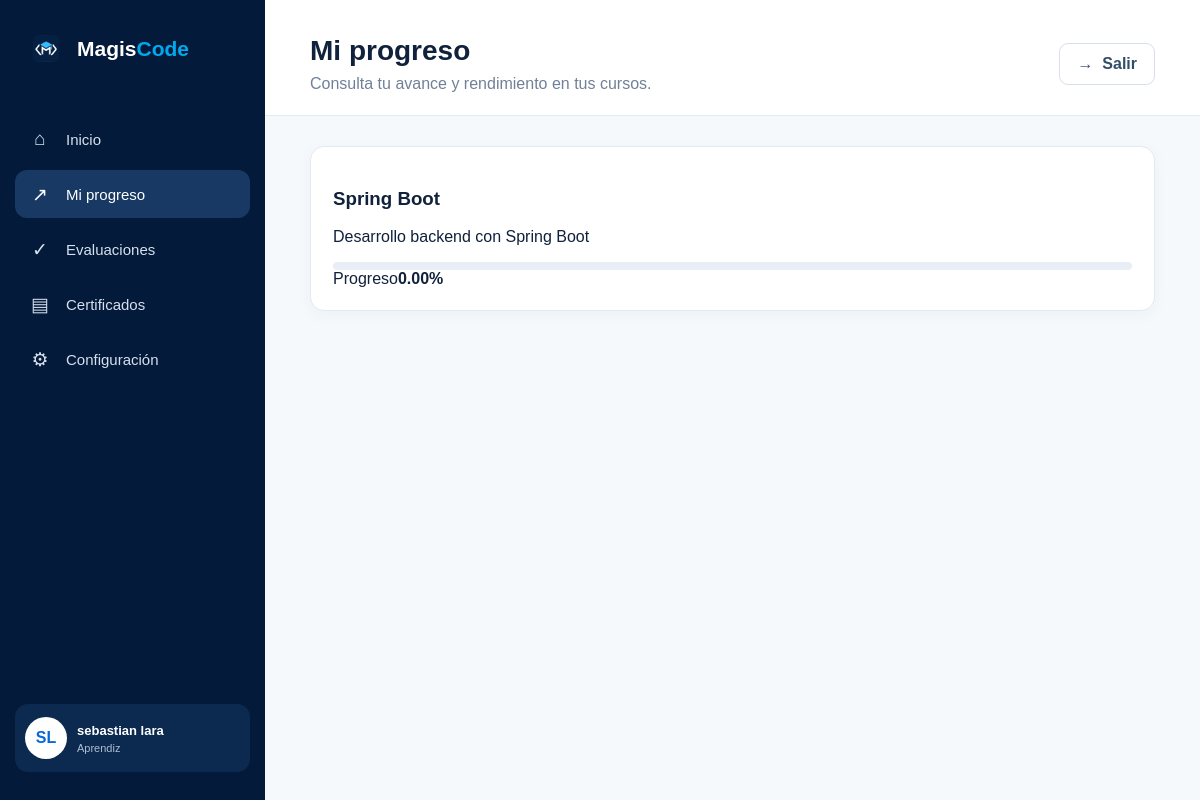
/index.php?route=progreso (signed in), run on the app's committed database.
### tables this page shows
CREATE TABLE `curso_aprendiz` (
  `id_asignacion` int NOT NULL AUTO_INCREMENT,
  `estado_c_a` varchar(100) NOT NULL,
  `avance` decimal(5,2) NOT NULL,
  `fecha_asignacion` datetime DEFAULT CURRENT_TIMESTAMP,
  `id_curso_c_a` int NOT NULL,
  `id_usuario_c_a` bigint NOT NULL,
  PRIMARY KEY (`id_asignacion`),
  UNIQUE KEY `id_curso_c_a` (`id_curso_c_a`,`id_usuario_c_a`),
  KEY `id_usuario_c_a` (`id_usuario_c_a`),
  CONSTRAINT `curso_aprendiz_ibfk_1` FOREIGN KEY (`id_curso_c_a`) REFERENCES `curso` (`id_curso`),
  CONSTRAINT `curso_aprendiz_ibfk_2` FOREIGN KEY (`id_usuario_c_a`) REFERENCES `usuario` (`id_usuario`)
);

CREATE TABLE `curso` (
  `id_curso` int NOT NULL AUTO_INCREMENT,
  `titulo_curso` varchar(300) NOT NULL,
  `descripcion_curso` text NOT NULL,
  `ruta_imagen` varchar(300) NOT NULL,
  `estado_curso` varchar(20) DEFAULT 'Activo',
  `id_usuario_c` bigint NOT NULL,
  PRIMARY KEY (`id_curso`),
  KEY `id_usuario_c` (`id_usuario_c`),
  CONSTRAINT `curso_ibfk_1` FOREIGN KEY (`id_usuario_c`) REFERENCES `usuario` (`id_usuario`)
);

### app/controllers/AprendizController.php (called while the page is built, shortened)
<?php
require_once __DIR__ . '/../models/Curso.php';
class AprendizController
{
    public function progreso(): void
    {
        $c = (new Curso())->asignados((int) $_SESSION['usuario']);
        require __DIR__ . '/../views/aprendiz/progreso.php';
    }
}

### index.php (called while the page is built, shortened)
<?php
require_once __DIR__ . '/config/database.php';
$route = $_GET['route'] ?? '';
$rutas = [
    'dashboard' => ['DashboardController', 'index'],
    'usuarios' => ['AdminController', 'usuarios'],
    'nuevo-usuario' => ['AdminController', 'nuevoUsuario'],
    'editar-usuario' => ['AdminController', 'editarUsuario'],
    'importar-usuarios' => ['AdminController', 'importarUsuarios'],
    'asignar' => ['AdminController', 'asignar'],
    'estado-usuario' => ['AdminController', 'estado'],
    'cursos' => ['CursoController', 'index'],
    'crear-curso' => ['CursoController', 'crear'],
    'curso' => ['CursoController', 'contenido'],
    'crear-modulo' => ['CursoController', 'modulo'],
    'crear-leccion' => ['CursoController', 'leccion'],
    'crear-recurso' => ['CursoController', 'recurso'],
    'instructor-aprendices' => ['CursoController', 'aprendices'],
    'evaluaciones-instructor' => ['EvaluacionController', 'instructor'],
    'crear-evaluacion' => ['EvaluacionController', 'crear'],
    'crear-pregunta' => ['EvaluacionController', 'crearPregunta'],
    'evaluaciones-aprendiz' => ['EvaluacionController', 'aprendiz'],
    'evaluacion' => ['EvaluacionController', 'ver'],
    'responder-evaluacion' => ['EvaluacionController', 'responder'],
    'progreso' => ['AprendizController', 'progreso'],
    'mis-cursos' => ['AprendizController', 'cursos'],
    'certificados' => ['AprendizController', 'certificados'],
    'reportes' => ['ReportController', 'admin'],
    'reportes-instructor' => ['ReportController', 'instructor'],
    'configuracion' => ['ConfiguracionController', 'index'],
    'cambiar-password' => ['ConfiguracionController', 'password'],
    'actualizar-perfil' => ['ConfiguracionController', 'actualizarPerfil'],
];
[$controlador, $metodo] = $rutas[$route];
(new $controlador())->$metodo();

### config/database.php (called while the page is built, shortened)
<?php
class Database {
    private static ?PDO $pdo = null;
    public static function getConnection(): PDO {
        if (self::$pdo === null) {
            $dsn = 'mysql:host='.DB_HOST.';dbname='.DB_NAME.';charset=utf8mb4';
            self::$pdo = new PDO($dsn, DB_USER, DB_PASS, [
                PDO::ATTR_ERRMODE => PDO::ERRMODE_EXCEPTION,
                PDO::ATTR_DEFAULT_FETCH_MODE => PDO::FETCH_ASSOC,
                PDO::ATTR_EMULATE_PREPARES => false,
            ]);
        }
        return self::$pdo;
    }
}

### app/models/Model.php (called while the page is built, shortened)
<?php
require_once __DIR__ . '/../../config/database.php';
abstract class Model {
    public function __construct() { $this->db = Database::getConnection(); }
}

### app/models/Curso.php (called while the page is built, shortened)
<?php
require_once __DIR__ . '/Model.php';
class Curso extends Model
{
    public function asignados(int $aprendizId): array
    {
        $sql = "SELECT ca.*, c.titulo_curso, c.descripcion_curso, c.ruta_imagen,
                       CONCAT(u.nombre, ' ', u.apellido) instructor
                FROM curso_aprendiz ca
                JOIN curso c ON c.id_curso = ca.id_curso_c_a
                JOIN usuario u ON u.id_usuario = c.id_usuario_c
                WHERE ca.id_usuario_c_a = ?
                ORDER BY ca.id_asignacion DESC";
        $stmt = $this->db->prepare($sql);
        $stmt->execute([$aprendizId]);
        return $stmt->fetchAll();
    }
}

### app/views/aprendiz/progreso.php (the view)
<?php $pageTitle='Mi progreso';$pageSubtitle='Consulta tu avance y rendimiento en tus cursos.';require __DIR__.'/../partials/header.php'; ?><div class="grid"><?php foreach($c as $x): ?><div class="card"><h3><?=htmlspecialchars($x['titulo_curso'])?></h3><p><?=htmlspecialchars($x['descripcion_curso'])?></p><div class="progress"><span style="width:<?=min(100,(float)$x['avance'])?>%"></span></div><div class="meta"><span>Progreso</span><strong><?=htmlspecialchars($x['avance'])?>%</strong></div></div><?php endforeach; ?></div><?php require __DIR__.'/../partials/footer.php'; ?>

### assets/css/app.css (style rules this page uses)
* { box-sizing:border-box }
body { margin:0;font-family:Arial,Helvetica,sans-serif;background:#f5f9fc;color:#10213b }
.grid { display:grid;grid-template-columns:repeat(auto-fit,minmax(240px,1fr));gap:18px }
.card,.panel { background:#fff;border:1px solid #e1e9f1;border-radius:14px;padding:22px;box-shadow:0 4px 16px rgba(15,40,70,.04) }
.progress { height:8px;background:#e8eef5;border-radius:10px;overflow:hidden }

### data on the page
curso_aprendiz: id_curso_c_a.titulo_curso "Spring Boot", id_curso_c_a.descripcion_curso "Desarrollo backend con Spring Boot", avance "0.00"

### other printed values
$initials "SL"
$nombre "sebastian lara"
$_SESSION['rol'] "Aprendiz"
$pageTitle "Mi progreso"
$pageSubtitle "Consulta tu avance y rendimiento en tus cursos."
